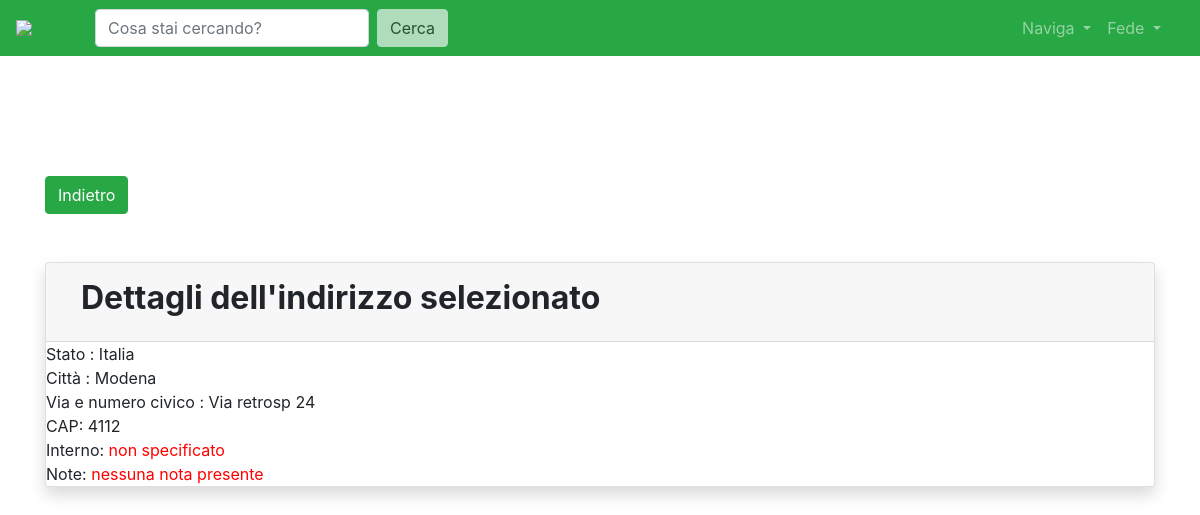
The app's page /user/address/2 (signed in) with its own data.
### core/models.py (models this page shows, shortened)
class ShoppingAddress(models.Model):
    user = models.ForeignKey(User, on_delete=models.CASCADE, null=True)
    stato = models.CharField(max_length=30)
    città = models.CharField(max_length=50)
    cap = models.CharField(max_length=5)
    via = models.CharField(max_length=50)
    interno = models.CharField(max_length=30, blank=True)
    note = models.TextField(blank=True)
    default = models.BooleanField(default=False)
    class Meta:
        verbose_name_plural = 'Addresses'

### core/views.py (the view)
# urls.py: path('user/address/<int:pk>', login_required(views.address_detail), name="address"),
def address_detail(request, pk):
    address = ShoppingAddress.objects.get(pk=pk)
    if request.user.id != address.user.id:
        messages.info(request, "Non puoi accedere a questa pagina!")
        return homeview(request)
    return render(request, 'accounts/address.html', context={'object': address})

### accounts/templates/accounts/address.html
{% extends 'base.html' %}
{% load static %}
{% block content %}
    <link rel="stylesheet" type="text/css" href="{% static '/css/item.css' %}" />
    <button class="btn btn-success" onclick="window.history.go(-1);">Indietro</button>
    <br>
    <br>
    <br>
    <div class="card shadow mb-4">
        <div class="card-header py-3 d-flex justify-content-between justify-content-between">
            <h2 class="col-9 font-weight-bold ">Dettagli dell'indirizzo selezionato</h2>
        </div>
        <span>Stato : {{object.stato}}</span>
        <span>Città : {{object.città}}</span>
        <span>Via e numero civico  : {{object.via}}</span>
        <span>CAP: {{object.cap}}</span>
        {% if object.interno %}
            <span>Interno: {{object.interno}}</span>
        {% else %}
            <span>Interno: <a style="color: red">non specificato </a></span>
        {% endif %}
        {% if object.note %}
            <span>Note: {{object.note}}</span>
        {% else %}
            <span>Note: <a style="color: red">nessuna nota presente </a></span>
        {% endif %}
    </div>
{% endblock content %}

### templates/base.html (shortened to what this page needs)
<!doctype html>
<html lang="it">
<head>
    <link rel="stylesheet" type="text/css" href="https://cdnjs.cloudflare.com/ajax/libs/bootstrap-modal/2.2.6/css/bootstrap-modal.css" />
    <link rel="stylesheet" href="https://pro.fontawesome.com/releases/v5.10.0/css/all.css"/>
    <link rel="stylesheet" href="https://stackpath.bootstrapcdn.com/bootstrap/4.4.1/css/bootstrap.min.css">
    <link rel="stylesheet" type="text/css" href="https://cdn.datatables.net/v/bs4/dt-1.10.21/datatables.min.css" />
</head>
<body>
<nav class="navbar navbar-expand-lg navbar-dark bg-success">
    <a href="/"><img  style="width: 4rem;"  src="https://cdn.discordapp.com/attachments/461535390541807617/748947547728642199/trMpUKW-_400x400.png"></a>
    <div class="collapse navbar-collapse" id="navbarSupportedContent">
        <div class="container">
            <form class="form-inline my-2 my-lg-0" action="{% url 'cerca' %}">
                <input name="q" class="inputCerca form-control mr-sm-2" type="" placeholder="Cosa stai cercando?" aria-label="Search">
                <button class="cerca btn btn-light my-2 my-sm-0" type="submit">Cerca</button>
            </form>
            <ul class="navbar-nav ml-auto">
                <li class="nav-item dropdown">
                    <a class="nav-link dropdown-toggle" href="#" id="navbarDropdown" role="button" data-toggle="dropdown" aria-haspopup="true" aria-expanded="false">
                        Naviga
                    </a>
                </li>
                {% if request.user.is_authenticated %}
                    <li class="nav-item dropdown">
                        <a class="nav-link dropdown-toggle" href="#" id="navbarDropdown" role="button" data-toggle="dropdown" aria-haspopup="true" aria-expanded="false">
                            {{ request.user.username }}
                        </a>
                    </li>
                {% endif %}
            </ul>
        </div>
    </div>
</nav>
<div class="mt-5 pt-4">
</div>
<div class="container">
    <br>
    <br>
    {% block content %}
    {% endblock content %}
</div>
</body>
</html>

### static/css/item.css (style rules this page uses)
*,::after,::before { box-sizing:border-box; }
ul { margin-top:0;margin-bottom:1rem; }
a { color:#007bff;text-decoration:none;background-color:transparent; }
img { vertical-align:middle;border-style:none; }
div,span,h3,p,a,img,i,ul,li { margin:0;padding:0;border:0;font-size:100%;font:inherit;vertical-align:baseline; }
ul { list-style:none; }
* { margin:0;padding:0; }
img { float:left; }
img { max-width:100%; }

### records on screen
ShoppingAddress: stato "Italia", città "Modena", via "Via retrosp 24", cap "4112"

### other values on screen
{{ request.user.username }} "Fede"
